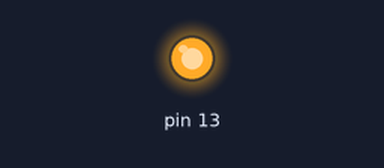
A sketch run on a simulated Arduino Uno, built with avr-gcc and run on an emulated ATmega328P. On the bench: output pins drawn as LEDs (lit = HIGH).

Above: at 0.2 s.
At 2.2 s:
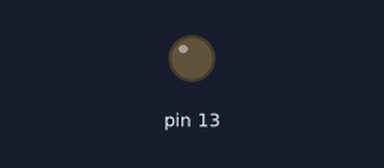
Timing chart, 0 to 3.5 s (numbered marks = the images above):
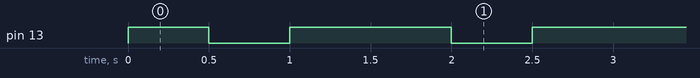

Measured:
- by itself, pin 13: repeats every 1.5 s: LOW 0.50 s, HIGH 1.0 s

The sketch:

LEDblink.ino
```cpp
#include <Arduino.h> //안쓰면 자동으로 해준다.
const uint8_t LED_PIN = 13U; //음수만. 양수는 불가. 핀번호 설정했음.

void setup() {
  // put your setup code here, to run once:
  pinMode(LED_PIN, OUTPUT); //13번 LED PIN을 출력하겠다. (전류를 내보내겠다.)

}

void loop() {
  // put your main code here, to run repeatedly:
  digitalWrite(LED_PIN, HIGH);
  delay(500UL);
  digitalWrite(LED_PIN, LOW);
  delay(500UL); //1초 1000UL 0.5초 500UL 0.2초 250UL
  digitalWrite(LED_PIN, HIGH);
  delay(500UL);
  digitalWrite(LED_PIN, HIGH);

  }
  
```
